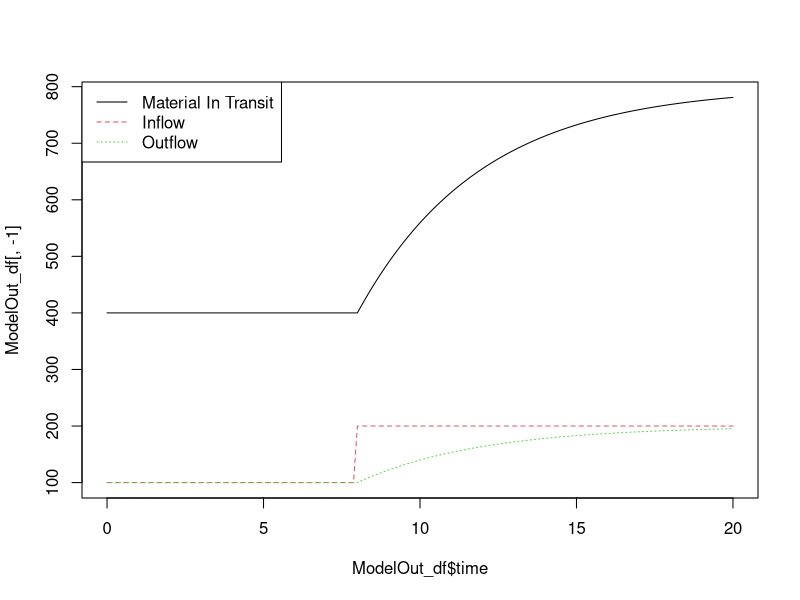

Generate this figure with R:
#1st_order_delay.R

# Attach packages
library(deSolve)
library(ggplot2)
library(scales)

# Define model data structures
SimTime<-seq(0, 20, by = 0.125)
Stocks <-c(MaterialInTransit = 400)
Auxs <- c(AverageDelay = 4)

# Define model function
Model <- function(Time, Stocks, Auxs){
  with(as.list(c(Stocks, Auxs)),{
    # Inflow is 100 time 0-7, else is 200 
    Inflow <- ifelse(Time < 8, 100, 200)
    # 1st order delay
    Outflow <- MaterialInTransit / AverageDelay
    # Change in material in transit
    dMT_dt  <- Inflow - Outflow
    # Return result
    return(
      list(
        c(dMT_dt),
        Inflow = Inflow,
        Outflow = Outflow
      )
    )
  })
}

# Run model
ModelOut_df <- data.frame(
  ode(
    y = Stocks,
    times = SimTime,
    func = Model,
    parms = Auxs,
    method='euler'
    )
  )

# Plot inflow, outflow, and material in transit as function of time
matplot(ModelOut_df$time, ModelOut_df[,-1], type = "l")
legend(
  "topleft", 
  legend = c("Material In Transit", "Inflow", "Outflow"),
  lty = 1:3,
  col = 1:3
  )




#----------------------------------------------------
# Original text file exported from Vensim
#  Material in Transit = INTEG( Inflow - Outflow , 400) 
#  Inflow = 100 + step ( 100, 8) 
#  Average Delay = 4
#  Outflow = DELAY FIXED ( Inflow ,Average Delay , 100) 
#  FINAL TIME = 20
#  INITIAL TIME = 0
#  TIME STEP = 0.125
#  SAVEPER = TIME STEP
#----------------------------------------------------
